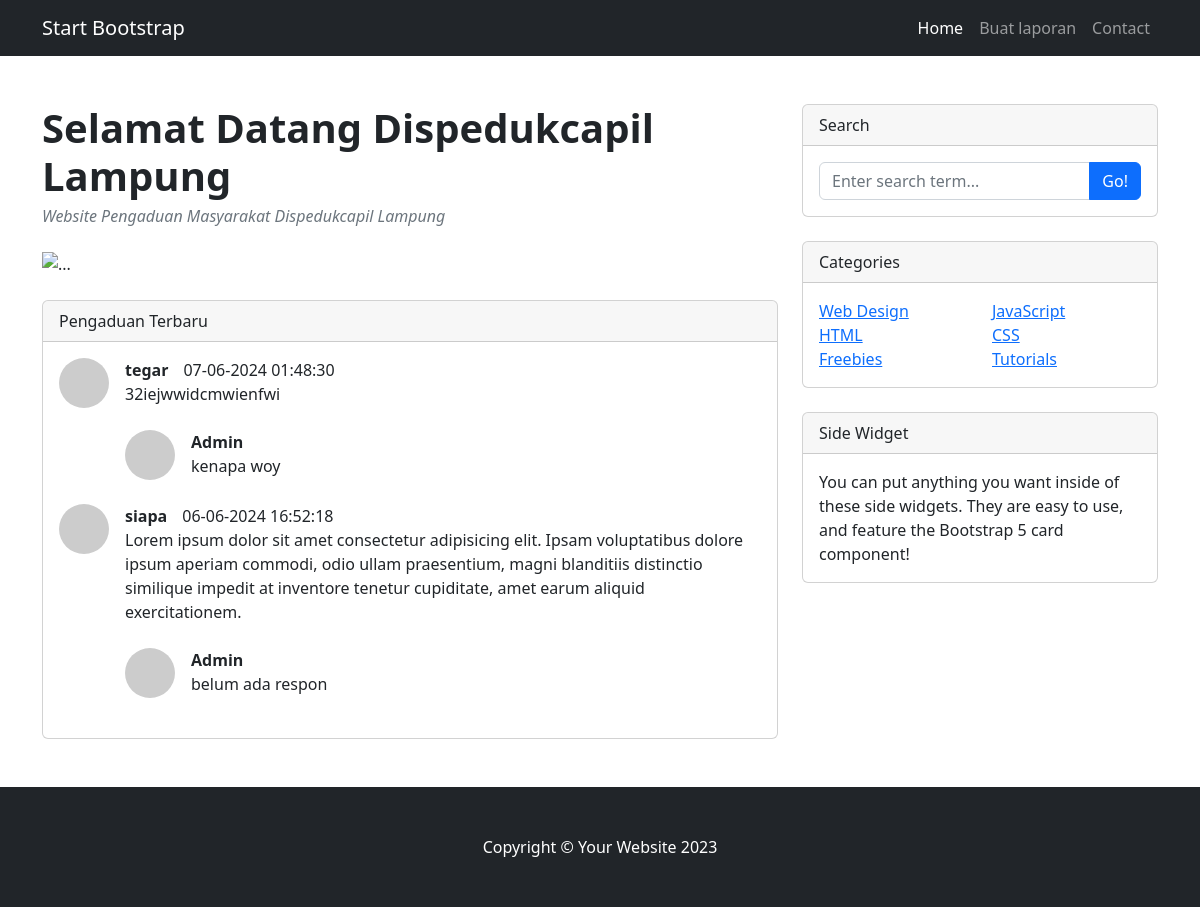
The page / on the database its author committed.
### tables this page shows
CREATE TABLE `users` (
  `id` int(11) NOT NULL,
  `name` varchar(50) NOT NULL,
  `email` varchar(100) NOT NULL,
  `alamat` varchar(255) NOT NULL,
  `noTelepon` varchar(250) NOT NULL,
  `isiLaporan` text NOT NULL,
  `updated_at` timestamp NOT NULL DEFAULT current_timestamp() ON UPDATE current_timestamp(),
  `balasan` text NOT NULL
);

### index.php (the view, shortened to what this page needs)
<!DOCTYPE html>
<html lang="en">
<head>
  <link href="css/styles.css" rel="stylesheet" />
</head>
<body>
  <nav class="navbar navbar-expand-lg navbar-dark bg-dark">
    <div class="container">
      <a class="navbar-brand" href="frontend/index.php">Start Bootstrap</a>
      <div class="collapse navbar-collapse" id="navbarSupportedContent">
        <ul class="navbar-nav ms-auto mb-2 mb-lg-0">
          <li class="nav-item"><a class="nav-link active" href="#">Home</a></li>
          <li class="nav-item"><a class="nav-link" href="buat_laporan.php">Buat laporan</a></li>
          <li class="nav-item"><a class="nav-link" href="contact.html">Contact</a></li>
        </ul>
      </div>
    </div>
  </nav>
  <div class="container mt-5">
    <div class="row">
      <div class="col-lg-8">
        <article>
          <header class="mb-4">
            <h1 class="fw-bolder mb-1">
              Selamat Datang Dispedukcapil Lampung
            </h1>
            <div class="text-muted fst-italic mb-2">
              Website Pengaduan Masyarakat Dispedukcapil Lampung
            </div>
          </header>
          <div id="carouselExampleIndicators" class="carousel slide mb-4" data-bs-ride="carousel">
            <div class="carousel-indicators">
              <button type="button" data-bs-target="#carouselExampleIndicators" data-bs-slide-to="0" class="active" aria-current="true" aria-label="Slide 1"></button>
              <button type="button" data-bs-target="#carouselExampleIndicators" data-bs-slide-to="1" aria-label="Slide 2"></button>
              <button type="button" data-bs-target="#carouselExampleIndicators" data-bs-slide-to="2" aria-label="Slide 3"></button>
            </div>
            <div class="carousel-inner">
              <div class="carousel-item active">
                <img src="https://pantaulampung.com/wp-content/uploads/2023/06/no_foto.jpg" class="d-block w-100" alt="...">
              </div>
            </div>
            <button class="carousel-control-prev" type="button" data-bs-target="#carouselExampleIndicators" data-bs-slide="prev">
              <span class="carousel-control-prev-icon" aria-hidden="true"></span>
            </button>
            <button class="carousel-control-next" type="button" data-bs-target="#carouselExampleIndicators" data-bs-slide="next">
              <span class="carousel-control-next-icon" aria-hidden="true"></span>
            </button>
          </div>
          <section class="mb-5">
            <div class="card mb-4">
              <div class="card-header">Pengaduan Terbaru</div>
              <div class="card-body">
                <?php
                include('config.php');
                $query = "SELECT * FROM users";
                $result = mysqli_query($db, $query);
                while ($user = mysqli_fetch_assoc($result)) { ?>
                  <div class="d-flex mb-4">
                    <div class="flex-shrink-0">
                      <img class="rounded-circle" src="https://dummyimage.com/50x50/ced4da/6c757d.jpg" alt="..." />
                    </div>
                    <div class="ms-3">
                      <div style="display: flex; flex-direction: row;">
                        <div class="fw-bold" style="padding-right: 15px;"><?= $user['name'] ?></div>
                        <?= date('d-m-Y H:i:s', strtotime($user['updated_at'])) ?>
                      </div>
                      <?= $user['isiLaporan'] ?>
                      <div class="d-flex mt-4">
                        <div class="flex-shrink-0">
                          <img class="rounded-circle" src="https://dummyimage.com/50x50/ced4da/6c757d.jpg" alt="..." />
                        </div>
                        <div class="ms-3">
                          <div class="fw-bold">Admin</div>
                          <?php if (empty($user['balasan'])) { ?>
                            belum ada respon
                          <?php } else { ?>
                            <?= $user['balasan'] ?>
                          <?php } ?>
                        </div>
                      </div>
                    </div>
                  </div>
                <?php } ?>
              </div>
            </div>
          </section>
        </article>
      </div>
      <div class="col-lg-4">
        <div class="card mb-4">
          <div class="card-header">Search</div>
          <div class="card-body">
            <div class="input-group">
              <input class="form-control" type="text" placeholder="Enter search term..." aria-label="Enter search term..." aria-describedby="button-search" />
              <button class="btn btn-primary" id="button-search" type="button">
                Go!
              </button>
            </div>
          </div>
        </div>
        <div class="card mb-4">
          <div class="card-header">Categories</div>
          <div class="card-body">
            <div class="row">
              <div class="col-sm-6">
                <ul class="list-unstyled mb-0">
                  <li><a href="#!">Web Design</a></li>
                  <li><a href="#!">HTML</a></li>
                  <li><a href="#!">Freebies</a></li>
                </ul>
              </div>
              <div class="col-sm-6">
                <ul class="list-unstyled mb-0">
                  <li><a href="#!">JavaScript</a></li>
                  <li><a href="#!">CSS</a></li>
                  <li><a href="#!">Tutorials</a></li>
                </ul>
              </div>
            </div>
          </div>
        </div>
        <div class="card mb-4">
          <div class="card-header">Side Widget</div>
          <div class="card-body">
            You can put anything you want inside of these side widgets. They
            are easy to use, and feature the Bootstrap 5 card component!
          </div>
        </div>
      </div>
    </div>
  </div>
  <footer class="py-5 bg-dark">
    <div class="container">
      <p class="m-0 text-center text-white">
        Copyright &copy; Your Website 2023
      </p>
    </div>
  </footer>
</body>
</html>

### rows shown on the page
users: name "tegar", updated_at "07-06-2024 01:48:30", isiLaporan "32iejwwidcmwienfwi", balasan "kenapa woy"
users: name "siapa", updated_at "06-06-2024 16:52:18", isiLaporan "Lorem ipsum dolor sit amet consectetur adipisicing elit. Ipsam voluptatibus dolore ipsum aperiam commodi, odio ullam praesentium, magni blanditiis distinctio similique impedit at inventore tenetur cupiditate, amet earum aliquid exercitationem.", balasan "belum ada respon"
